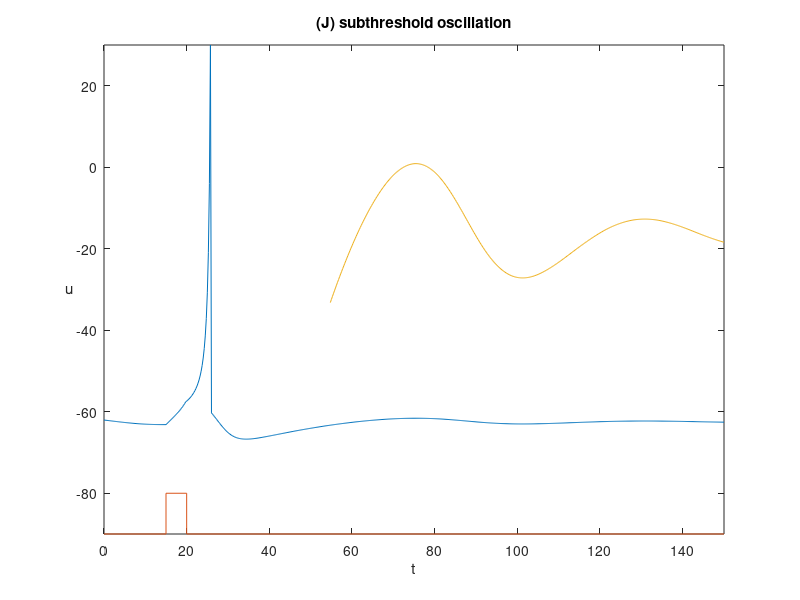
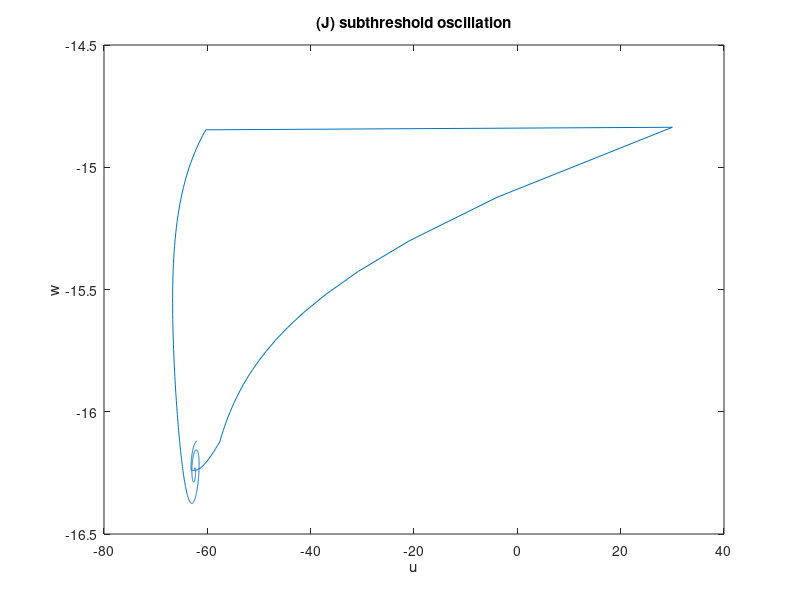

Recreate these plots in MATLAB, in order.
a=0.05; b=0.26; c=-60;  d=0;

u = [];
w = [];
u(1) = -62; % quiescent state
w(1) = b*u(1);

uFiltered = [];  % memorizzo le u
wFiltered = []; % memorizzo le w

tau = 0.25;  % discretizzazione tempo
tspan = 0:tau:150;  % durata esperimento
T1 = tspan(end)/10;  % dopo quanto forniamo corrente 

i=1;

for t=tspan
    
    if (t>T1) & (t < T1+5) 
        I=1;
    else
        I=0;
    end
  
    u(i+1) = u(i) + tau*(0.04*u(i)^2 + 5*u(i) + 140 - w(i) + I);
    
    if u(i+1)>30
        uFiltered(end+1) = 30;
    else
        uFiltered(end+1) = u(i+1);
    end
    
    w(i+1) = w(i) + tau*a*(b*u(i+1) - w(i));
    
    if u(i+1)>30
        u(i+1) = c;
        w(i+1) = w(i+1) + d;
    end
    
    wFiltered(end+1) = w(i+1);
    
    i = i+1;
end

%%
plot(tspan,uFiltered,[0 T1 T1 (T1+5) (T1+5) max(tspan)],-90+[0 0 10 10 0 0],tspan(220:end),-10+20*(uFiltered(220:end)-mean(uFiltered))); 
axis([0 max(tspan) -90 30]) 
xlabel('t')
ylabel('u')
hYLabel = get(gca,'YLabel');
set(hYLabel,'rotation',0,'VerticalAlignment','middle')
title('(J) subthreshold oscillation');
savefig('./images/J_membrane.fig');

%%
plot(uFiltered, wFiltered);
xlabel('u');
ylabel('w');
title('(J) subthreshold oscillation');
savefig('./images/J_phase.fig');
